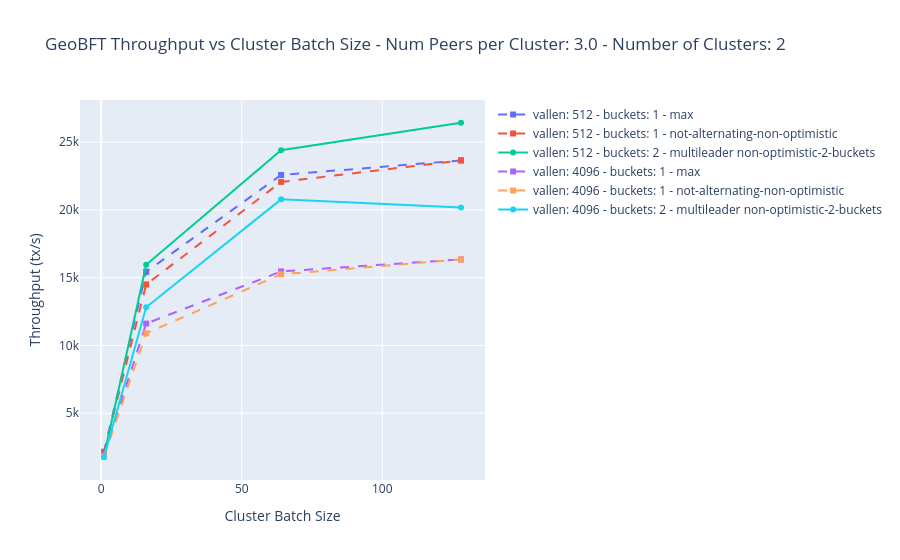
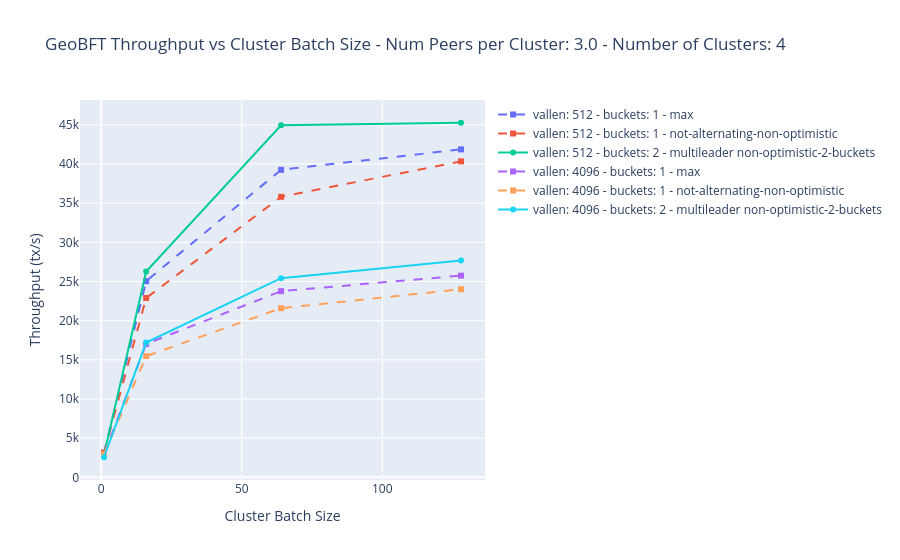
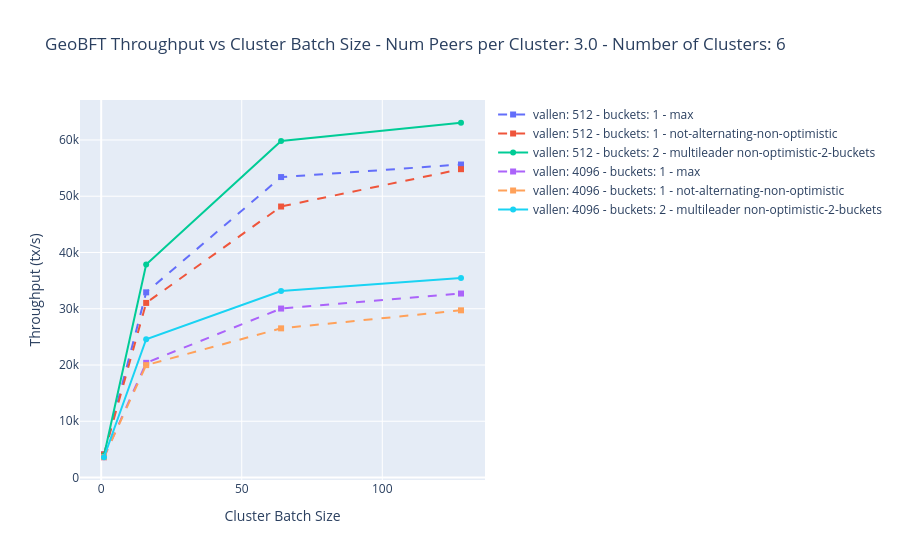
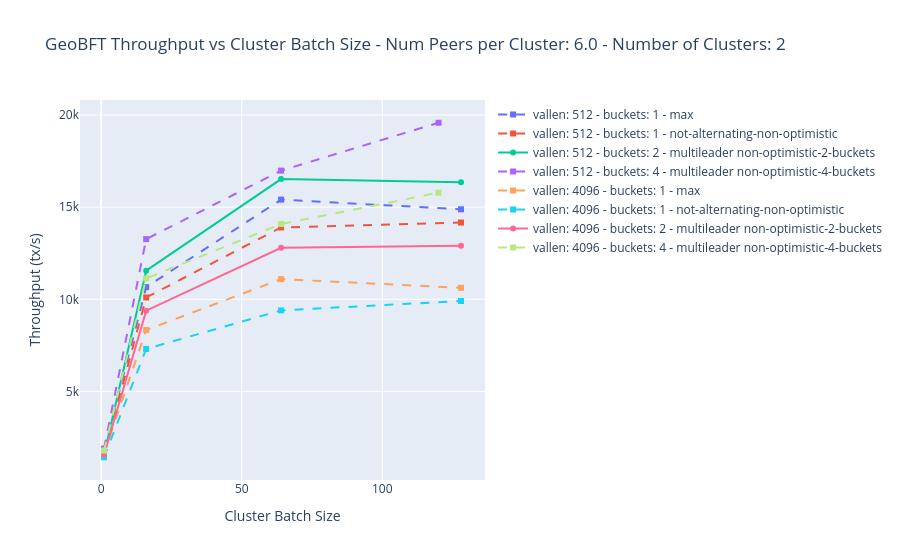

Notebook cell for these charts, in order:
### Code cell
grouped = throughputs.query("cluster_batch_size < 256").groupby(["num_peers","number_of_clusters"])
for gr, g in grouped:
    fig  = go.Figure()
    for v,data in g.sort_values(["cluster_batch_size","vallen","benchmark"]).groupby(["vallen","buckets","benchmark"]):
        # different dashes for benchmarks 
        # display(data)
        
        fig.add_trace(go.Scatter(
            name=f"vallen: {v[0]} - buckets: {v[1]} - {v[2]}",
            x=data["cluster_batch_size"],
            y=data["throughput"],
            mode='lines+markers',
            line=dict(dash='solid' if v[1]==2 else 'dash'),
            marker=dict(symbol='circle' if v[1]==2 else 'square'),
            
            
        ))
    fig.update_layout(
        title=f"GeoBFT Throughput vs Cluster Batch Size - Num Peers per Cluster: {gr[0]} - Number of Clusters: {gr[1]}",
        xaxis_title="Cluster Batch Size",
        yaxis_title="Throughput (tx/s)",
        barmode='group'
    )
    fig.show()
    tikzplotly.save(filepath=f"outputs/{notebook_name}/geobft-throughput-numpeers-{gr[0]}-clusterbatchsize-{gr[1]}.tex",fig=fig)

### Figure 1 — Plotly figure (JSON) as saved in the notebook; plotly's stock layout.template omitted (floating-point values rounded to 4 significant figures)
{"data": [{"line": {"dash": "dash"}, "marker": {"symbol": "square"}, "mode": "lines+markers", "name": "vallen: 512 - buckets: 1 - max", "type": "scatter", "x": [1, 16, 64, 128], "y": [2159.0, 15440.0, 22580.0, 23650.0]}, {"line": {"dash": "dash"}, "marker": {"symbol": "square"}, "mode": "lines+markers", "name": "vallen: 512 - buckets: 1 - not-alternating-non-optimistic", "type": "scatter", "x": [1, 16, 64, 128], "y": [2120.0, 14500.0, 22070.0, 23650.0]}, {"line": {"dash": "solid"}, "marker": {"symbol": "circle"}, "mode": "lines+markers", "name": "vallen: 512 - buckets: 2 - multileader non-optimistic-2-buckets", "type": "scatter", "x": [1, 16, 64, 128], "y": [1838.0, 15950.0, 24410.0, 26430.0]}, {"line": {"dash": "dash"}, "marker": {"symbol": "square"}, "mode": "lines+markers", "name": "vallen: 4096 - buckets: 1 - max", "type": "scatter", "x": [1, 16, 64, 128], "y": [1900.0, 11610.0, 15460.0, 16340.0]}, {"line": {"dash": "dash"}, "marker": {"symbol": "square"}, "mode": "lines+markers", "name": "vallen: 4096 - buckets: 1 - not-alternating-non-optimistic", "type": "scatter", "x": [1, 16, 64, 128], "y": [1814.0, 10890.0, 15250.0, 16340.0]}, {"line": {"dash": "solid"}, "marker": {"symbol": "circle"}, "mode": "lines+markers", "name": "vallen: 4096 - buckets: 2 - multileader non-optimistic-2-buckets", "type": "scatter", "x": [1, 16, 64, 128], "y": [1751.0, 12820.0, 20780.0, 20180.0]}], "layout": {"barmode": "group", "title": {"text": "GeoBFT Throughput vs Cluster Batch Size - Num Peers per Cluster: 3.0 - Number of Clusters: 2"}, "xaxis": {"title": {"text": "Cluster Batch Size"}}, "yaxis": {"title": {"text": "Throughput (tx/s)"}}}}

### Figure 2 — Plotly figure (JSON) as saved in the notebook; plotly's stock layout.template omitted (floating-point values rounded to 4 significant figures)
{"data": [{"line": {"dash": "dash"}, "marker": {"symbol": "square"}, "mode": "lines+markers", "name": "vallen: 512 - buckets: 1 - max", "type": "scatter", "x": [1, 16, 64, 128], "y": [3148.0, 25050.0, 39260.0, 41870.0]}, {"line": {"dash": "dash"}, "marker": {"symbol": "square"}, "mode": "lines+markers", "name": "vallen: 512 - buckets: 1 - not-alternating-non-optimistic", "type": "scatter", "x": [1, 16, 64, 128], "y": [3148.0, 22890.0, 35810.0, 40340.0]}, {"line": {"dash": "solid"}, "marker": {"symbol": "circle"}, "mode": "lines+markers", "name": "vallen: 512 - buckets: 2 - multileader non-optimistic-2-buckets", "type": "scatter", "x": [1, 16, 64, 128], "y": [2883.0, 26280.0, 44940.0, 45270.0]}, {"line": {"dash": "dash"}, "marker": {"symbol": "square"}, "mode": "lines+markers", "name": "vallen: 4096 - buckets: 1 - max", "type": "scatter", "x": [1, 16, 64, 128], "y": [2948.0, 17030.0, 23770.0, 25750.0]}, {"line": {"dash": "dash"}, "marker": {"symbol": "square"}, "mode": "lines+markers", "name": "vallen: 4096 - buckets: 1 - not-alternating-non-optimistic", "type": "scatter", "x": [1, 16, 64, 128], "y": [2948.0, 15470.0, 21590.0, 24010.0]}, {"line": {"dash": "solid"}, "marker": {"symbol": "circle"}, "mode": "lines+markers", "name": "vallen: 4096 - buckets: 2 - multileader non-optimistic-2-buckets", "type": "scatter", "x": [1, 16, 64, 128], "y": [2565.0, 17220.0, 25430.0, 27680.0]}], "layout": {"barmode": "group", "title": {"text": "GeoBFT Throughput vs Cluster Batch Size - Num Peers per Cluster: 3.0 - Number of Clusters: 4"}, "xaxis": {"title": {"text": "Cluster Batch Size"}}, "yaxis": {"title": {"text": "Throughput (tx/s)"}}}}

### Figure 3 — Plotly figure (JSON) as saved in the notebook; plotly's stock layout.template omitted (floating-point values rounded to 4 significant figures)
{"data": [{"line": {"dash": "dash"}, "marker": {"symbol": "square"}, "mode": "lines+markers", "name": "vallen: 512 - buckets: 1 - max", "type": "scatter", "x": [1, 16, 64, 128], "y": [4105.0, 32910.0, 53400.0, 55640.0]}, {"line": {"dash": "dash"}, "marker": {"symbol": "square"}, "mode": "lines+markers", "name": "vallen: 512 - buckets: 1 - not-alternating-non-optimistic", "type": "scatter", "x": [1, 16, 64, 128], "y": [4105.0, 31040.0, 48170.0, 54800.0]}, {"line": {"dash": "solid"}, "marker": {"symbol": "circle"}, "mode": "lines+markers", "name": "vallen: 512 - buckets: 2 - multileader non-optimistic-2-buckets", "type": "scatter", "x": [1, 16, 64, 128], "y": [3897.0, 37860.0, 59810.0, 63060.0]}, {"line": {"dash": "dash"}, "marker": {"symbol": "square"}, "mode": "lines+markers", "name": "vallen: 4096 - buckets: 1 - max", "type": "scatter", "x": [1, 16, 64, 128], "y": [3608.0, 20380.0, 30030.0, 32700.0]}, {"line": {"dash": "dash"}, "marker": {"symbol": "square"}, "mode": "lines+markers", "name": "vallen: 4096 - buckets: 1 - not-alternating-non-optimistic", "type": "scatter", "x": [1, 16, 64, 128], "y": [3608.0, 19980.0, 26510.0, 29720.0]}, {"line": {"dash": "solid"}, "marker": {"symbol": "circle"}, "mode": "lines+markers", "name": "vallen: 4096 - buckets: 2 - multileader non-optimistic-2-buckets", "type": "scatter", "x": [1, 16, 64, 128], "y": [3601.0, 24570.0, 33150.0, 35470.0]}], "layout": {"barmode": "group", "title": {"text": "GeoBFT Throughput vs Cluster Batch Size - Num Peers per Cluster: 3.0 - Number of Clusters: 6"}, "xaxis": {"title": {"text": "Cluster Batch Size"}}, "yaxis": {"title": {"text": "Throughput (tx/s)"}}}}

### Figure 4 — Plotly figure (JSON) as saved in the notebook; plotly's stock layout.template omitted (floating-point values rounded to 4 significant figures)
{"data": [{"line": {"dash": "dash"}, "marker": {"symbol": "square"}, "mode": "lines+markers", "name": "vallen: 512 - buckets: 1 - max", "type": "scatter", "x": [1, 16, 64, 128], "y": [1800.0, 10660.0, 15410.0, 14890.0]}, {"line": {"dash": "dash"}, "marker": {"symbol": "square"}, "mode": "lines+markers", "name": "vallen: 512 - buckets: 1 - not-alternating-non-optimistic", "type": "scatter", "x": [1, 16, 64, 128], "y": [1611.0, 10100.0, 13900.0, 14170.0]}, {"line": {"dash": "solid"}, "marker": {"symbol": "circle"}, "mode": "lines+markers", "name": "vallen: 512 - buckets: 2 - multileader non-optimistic-2-buckets", "type": "scatter", "x": [1, 16, 64, 128], "y": [1553.0, 11550.0, 16530.0, 16360.0]}, {"line": {"dash": "dash"}, "marker": {"symbol": "square"}, "mode": "lines+markers", "name": "vallen: 512 - buckets: 4 - multileader non-optimistic-4-buckets", "type": "scatter", "x": [1, 16, 64, 120], "y": [1899.0, 13270.0, 16980.0, 19580.0]}, {"line": {"dash": "dash"}, "marker": {"symbol": "square"}, "mode": "lines+markers", "name": "vallen: 4096 - buckets: 1 - max", "type": "scatter", "x": [1, 16, 64, 128], "y": [1632.0, 8334.0, 11100.0, 10620.0]}, {"line": {"dash": "dash"}, "marker": {"symbol": "square"}, "mode": "lines+markers", "name": "vallen: 4096 - buckets: 1 - not-alternating-non-optimistic", "type": "scatter", "x": [1, 16, 64, 128], "y": [1430.0, 7307.0, 9400.0, 9906.0]}, {"line": {"dash": "solid"}, "marker": {"symbol": "circle"}, "mode": "lines+markers", "name": "vallen: 4096 - buckets: 2 - multileader non-optimistic-2-buckets", "type": "scatter", "x": [1, 16, 64, 128], "y": [1559.0, 9383.0, 12800.0, 12900.0]}, {"line": {"dash": "dash"}, "marker": {"symbol": "square"}, "mode": "lines+markers", "name": "vallen: 4096 - buckets: 4 - multileader non-optimistic-4-buckets", "type": "scatter", "x": [1, 16, 64, 120], "y": [1795.0, 11140.0, 14080.0, 15790.0]}], "layout": {"barmode": "group", "title": {"text": "GeoBFT Throughput vs Cluster Batch Size - Num Peers per Cluster: 6.0 - Number of Clusters: 2"}, "xaxis": {"title": {"text": "Cluster Batch Size"}}, "yaxis": {"title": {"text": "Throughput (tx/s)"}}}}
